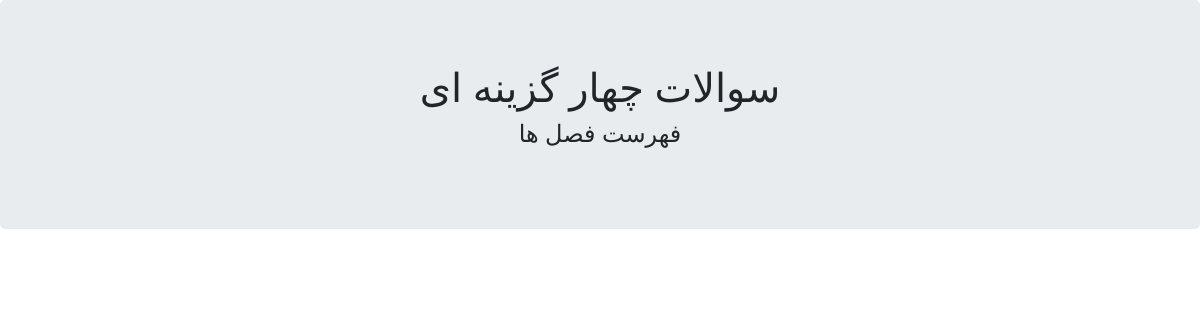
The app's page /list_quiz/دانش فنی, older data.
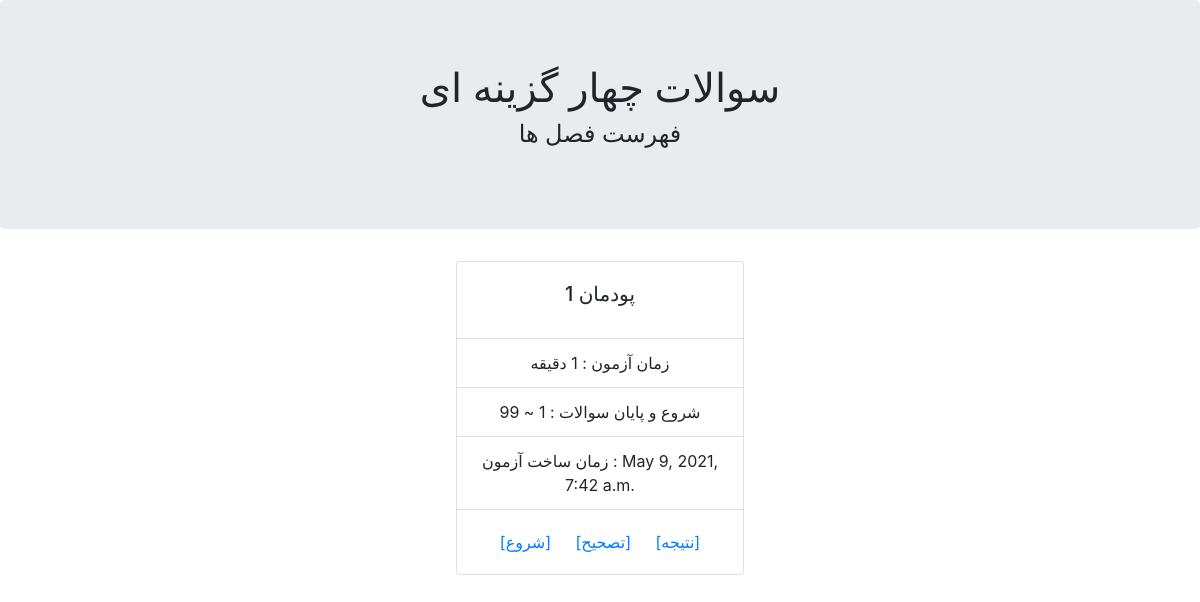
The same page, newer data.
### Quiz_Test/models.py (models this page shows, shortened)
class Detail_Vote(models.Model):
    category = models.ForeignKey(Category,on_delete=models.CASCADE)
    title = models.fields.CharField(blank=False,max_length=59)
    date_create = models.fields.DateTimeField(auto_now_add=True)
    time = models.fields.IntegerField()
    start_qustion  = models.fields.IntegerField()
    end_qustion  = models.fields.IntegerField()
    type_answer =[
        (4,"4 chocies"),
        (5,"5 chocies"),
        (6,"6 chocies"),
        (7,"7 chocies"),
        (8,"8 chocies")
                ]
    type_choices = models.SmallIntegerField(choices=type_answer,default=4)

### Quiz_Test/views.py (the view)
# urls.py: path('list_quiz/<str:pk>',List_quiz,name='LIST_QUIZ'),
def List_quiz(request,pk):
    template = 'html/list_quiz.html'
    context = {'list_quiz':Detail_Vote.objects.filter(category=pk)}
    return render(request,template,context)

### Quiz_Test/templates/html/list_quiz.html (shortened to what this page needs)
<!DOCTYPE html>
<html lang="en">
<head>
  <link rel="stylesheet" href="https://maxcdn.bootstrapcdn.com/bootstrap/4.5.2/css/bootstrap.min.css">
</head>
<body  >
<div class="jumbotron text-center">
  <h1>سوالات چهار گزینه ای</h1>
  <h4><p>فهرست فصل ها </p> </h4>
</div>
<center>
{%for item in list_quiz%}
<div class="card" style="width: 18rem;">
  <div class="card-body">
    <h5 class="card-title">{{item.title}}</h5>
  </div>
  <ul class="list-group list-group-flush">
    <li class="list-group-item">زمان آزمون :  {{item.time}} دقیقه </li>
    <li class="list-group-item">شروع و پایان سوالات : {{item.start_qustion}} ~ {{item.end_qustion}}</li>
    <li class="list-group-item">زمان ساخت آزمون : {{item.date_create}}</li>
  </ul>
  <div class="card-body">
    <a href="{% url 'QUIZ' item.pk  %}" class="card-link"> [شروع]</a>
    <a href="{% url 'ANSWER' item.pk  %}" class="card-link"> [تصحیح]</a>
    <a href="{% url 'RESULT_QUIZ' item.pk  %}" class="card-link"> [نتیجه]</a>
  </div>
</div>
<br>
{%endfor%}
</center>
</body>
</html>

Row changes from the older to the newer data that the page shows:
added Detail_Vote: title "پودمان 1", end_qustion "99", date_create "May 9, 2021, 7:42 a.m."
